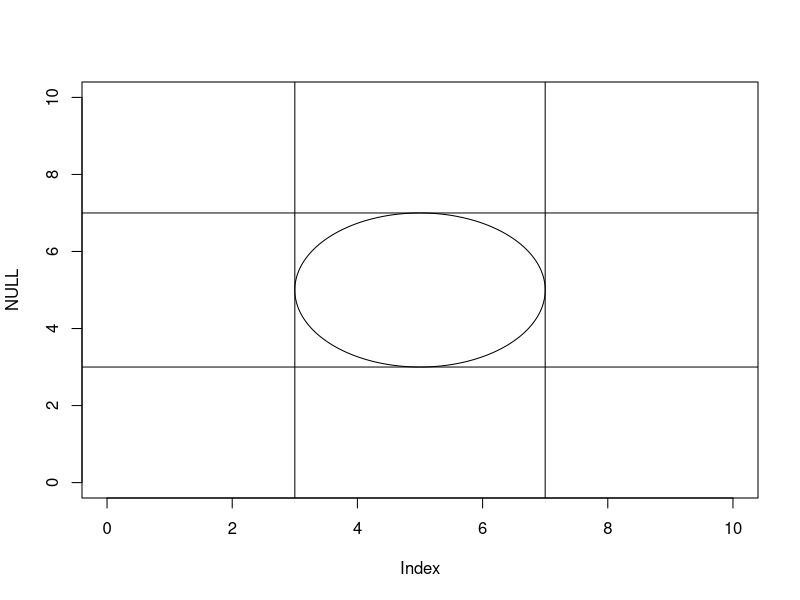
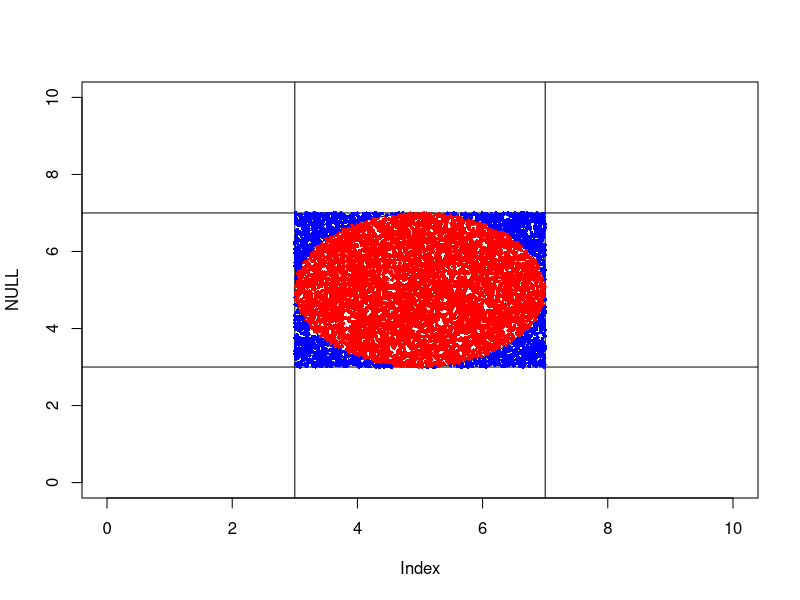

Write R code to recreate these figures, in order.
# q = 4 * r2
# c = pi * r2
# 
# p = c/q
# 
# p = pi * r2 / 4 * r2
# p = pi / 4
# 
# pi = p * 4

drawCircle = function(centerPosition, radius, ...) {
	N = 1000
	circle = matrix(0, nrow = N, ncol = 2)
	count = 1
	for (i in seq(0, 2 * pi, length.out=N)) {
		circle[count, ] =	c(centerPosition[1] + radius * cos(i),
												centerPosition[2] + radius * sin(i)
											 )
		count = count + 1
	}
	lines(circle, ...)
}
png('quadrado e circulo.png', 1000, 1000)
plot(NULL, xlim = c(0, 10), ylim = c(0, 10))
drawCircle(c(5, 5), 2)
abline(v = c(5 + 2, 5 - 2))
abline(h = c(5 + 2, 5 - 2))
dev.off()

png('quadrado, circulo e lançamentos.png', 1000, 1000)
plot(NULL, xlim = c(0, 10), ylim = c(0, 10))
drawCircle(c(5, 5), 2)
abline(v = c(5 + 2, 5 - 2))
abline(h = c(5 + 2, 5 - 2))

N = 10000
inside = 0
outside = 0
piv = NULL
for(i in 1:N) {
	point = runif(2, 3, 7)
	if ( c( dist( rbind(c(5, 5), point) ) ) > 2 ) {
		outside = outside + 1
		points(point[1], point[2], col = 'blue', pch = 16, cex = .5)
	} else {
		inside = inside + 1
		points(point[1], point[2], col = 'red', pch = 16, cex = .5)
	}
	# pi = p * 4
	piv[i] = inside/N * 4
}
dev.off()